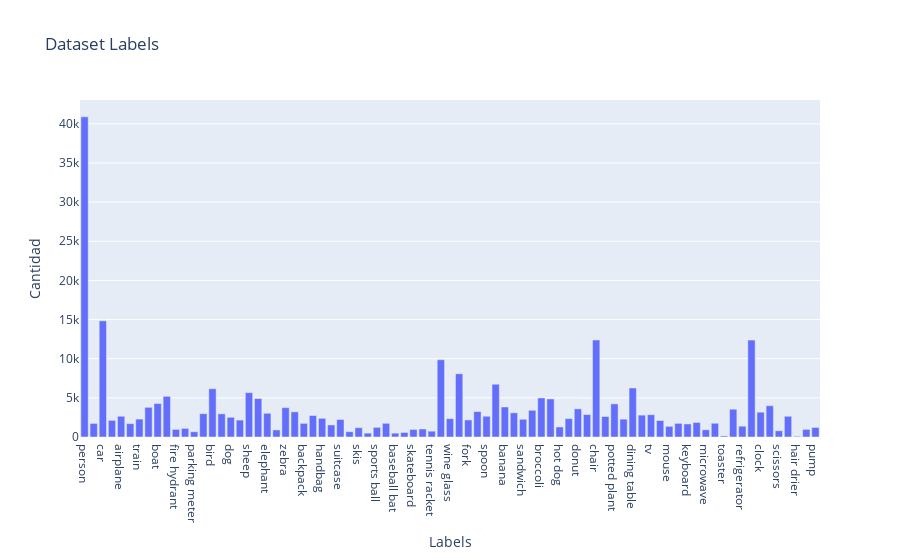

The cell this chart's notebook holds for it:
### Code cell
fig = go.Figure(
    data=[
        go.Bar(
            x=labels,
            y=list(labels_count.values())
        )
    ],
)

fig.update_layout(
    title="Dataset Labels",
    xaxis_title="Labels",
    yaxis_title="Cantidad",
)


fig.show()

### Figure 1 — Plotly figure (JSON) as saved in the notebook; plotly's stock layout.template omitted (floating-point values rounded to 4 significant figures)
{"data": [{"type": "bar", "x": ["person", "bicycle", "car", "motorcycle", "airplane", "bus", "train", "truck", "boat", "traffic light", "fire hydrant", "stop sign", "parking meter", "bench", "bird", "cat", "dog", "horse", "sheep", "cow", "elephant", "bear", "zebra", "giraffe", "backpack", "umbrella", "handbag", "tie", "suitcase", "frisbee", "skis", "snowboard", "sports ball", "kite", "baseball bat", "baseball glove", "skateboard", "surfboard", "tennis racket", "bottle", "wine glass", "cup", "fork", "knife", "spoon", "bowl", "banana", "apple", "sandwich", "orange", "broccoli", "carrot", "hot dog", "pizza", "donut", "cake", "chair", "couch", "potted plant", "bed", "dining table", "toilet", "tv", "laptop", "mouse", "remote", "keyboard", "cell phone", "microwave", "oven", "toaster", "sink", "refrigerator", "book", "clock", "vase", "scissors", "teddy bear", "hair drier", "toothbrush", "pump"], "y": [40894, 1734, 14839, 2128, 2647, 1708, 2288, 3792, 4281, 5195, 970, 1098, 670, 2980, 6166, 2958, 2516, 2162, 5665, 4908, 3031, 902, 3751, 3214, 1744, 2745, 2385, 1542, 2233, 680, 1191, 491, 1232, 1750, 490, 580, 964, 1020, 744, 9868, 2345, 8078, 2178, 3253, 2653, 6741, 3836, 3092, 2261, 3411, 4988, 4863, 1285, 2349, 3598, 2866, 12390, 2617, 4230, 2280, 6261, 2793, 2848, 2103, 1366, 1743, 1667, 1856, 925, 1758, 137, 3549, 1379, 12377, 3170, 3995, 798, 2647, 92, 975, 1220, 0, 0, 0, 0, 0, 0, 0, 0, 0, 0]}], "layout": {"title": {"text": "Dataset Labels"}, "xaxis": {"title": {"text": "Labels"}}, "yaxis": {"title": {"text": "Cantidad"}}}}
